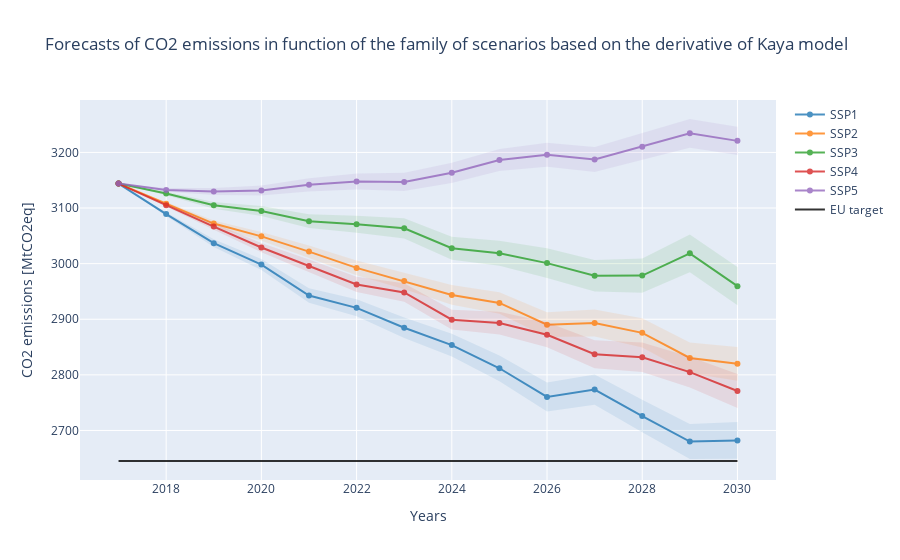

The cell this chart's notebook holds for it:
### Markdown cell above
# RESULTS OF MONTE CARLO SIMULATION

### Code cell
samples = 1000
emi_kaya_norm = get_carbon_emissions(samples, 'normal', show=True)
emi_kaya_tri = get_carbon_emissions(samples, 'triangular', show=False)

samples = 100
emi_kaya_norm_rates = get_carbon_emissions(samples, 'normal', rates=True, show=False)
emi_kaya_tri_rates = get_carbon_emissions(samples, 'triangular', rates=True, show=False)

real_proj = show_real_projections(file_real_proj, show=False)
show_goals([emi_kaya_norm, emi_kaya_norm_rates, real_proj],
           name = ['Kaya model', 'Derivative of Kaya model', 'Projection', 'Target'], show=False)

projection_vs_forecasts([emi_kaya_norm, emi_kaya_norm_rates, real_proj],
                        name=['Kaya model', 'Derivative of Kaya model', 'Projections'], show=False)
